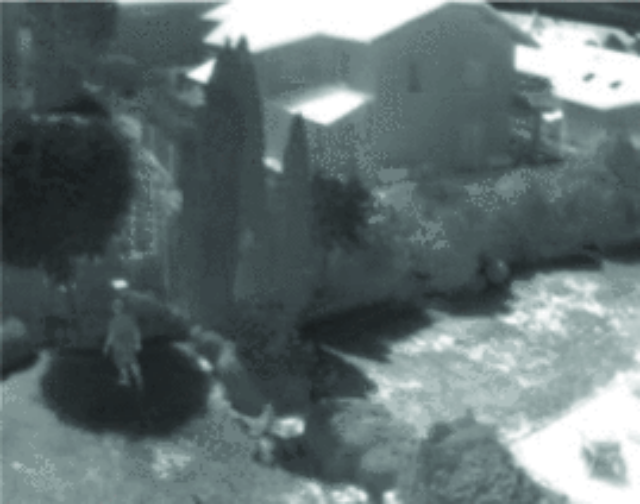
#> input picture Thermal Images/Image 1/thermal_image.jpg, 640 x 504 px, found by its file name
$ python Main_code.py
#> lines starting #> are read from the running program, lines starting #| are printed output that depends on the picture
import cv2
import numpy as np
from scipy.fftpack import fft2, ifft2


def local_logarithmic_transform(image, block_size, overlap):
    result = np.zeros_like(image, dtype=np.float32)

    for i in range(0, image.shape[0] - overlap, block_size - overlap):
        for j in range(0, image.shape[1] - overlap, block_size - overlap):
            block = image[i:i + block_size, j:j + block_size]
            mean_intensity = np.mean(block)
            block_min = np.min(block)
            if block_min < 0:
                block = block - block_min
            epsilon = 1e-8
            block = block + epsilon
            result[i:i + block_size, j:j + block_size] = np.log(1 + block - mean_intensity)

    result = cv2.normalize(result, None, 0, 255, cv2.NORM_MINMAX)
    result = result.astype(np.uint8)

    return result


def histogram_equalization(img):
    equalized_img = cv2.equalizeHist(img)
    return equalized_img


def log_transform(img, eta=1, gamma=1, lmbda=1):
    img_fft = fft2(img)
    phase = np.angle(img_fft)
    log_magnitude = gamma * np.log(eta * np.abs(img_fft) + lmbda)
    transformed_img_fft = np.exp(log_magnitude + 1j * phase)
    result_img = np.abs(ifft2(transformed_img_fft)).astype(np.uint8)

    return result_img


def clane_enhancement(image, block_size, overlap):
    result = np.zeros_like(image, dtype=np.float32)

    for i in range(0, image.shape[0] - overlap, block_size - overlap):
        for j in range(0, image.shape[1] - overlap, block_size - overlap):
            block = image[i:i + block_size, j:j + block_size]
            log_transformed_block = log_transform(block)
            equalized_block = histogram_equalization(log_transformed_block)
            result[i:i + block_size, j:j + block_size] = equalized_block

    result = cv2.normalize(result, None, 0, 255, cv2.NORM_MINMAX)
    result = result.astype(np.uint8)

    return result


def calculate_eme(image):
    k1, k2 = image.shape
    eme = np.max((1 / (k1 * k2)) * np.sum(20 * np.log10(image / np.min(image) + 1e-10)))
    return eme if eme > 0 else 1e-10


def apply_image_enhancement(image, block_size, overlap):
    local_log_transformed_image = local_logarithmic_transform(image, block_size, overlap)

    enhanced_image1 = local_log_transformed_image
    enhanced_image2 = clane_enhancement(image, block_size, overlap)
    enhanced_image3 = clane_enhancement(image, block_size * 2, overlap * 2)
    enhanced_image4 = clane_enhancement(image, block_size * 4, overlap * 4)

    eme1 = calculate_eme(enhanced_image1)
    eme2 = calculate_eme(enhanced_image2)
    eme3 = calculate_eme(enhanced_image3)
    eme4 = calculate_eme(enhanced_image4)

    total_eme = eme1 + eme2 + eme3 + eme4

    if total_eme > 0:
        weight1 = eme1 / total_eme
        weight2 = eme2 / total_eme
        weight3 = eme3 / total_eme
        weight4 = eme4 / total_eme
    else:
        weight1 = weight2 = weight3 = weight4 = 0

    weighted_average_image = (
        enhanced_image1 * weight1 +
        enhanced_image2 * weight2 +
        enhanced_image3 * weight3 +
        enhanced_image4 * weight4
    ).astype(np.uint8)

    return enhanced_image1, enhanced_image2, enhanced_image3, enhanced_image4, weighted_average_image


thermal_image = cv2.imread('thermal_image.jpg', cv2.IMREAD_GRAYSCALE)
#> thermal_image: shape (504, 640); min 28, max 255, mean 108.6

block_size = 8
overlap = 2

enhanced_image1, enhanced_image2, enhanced_image3, enhanced_image4, weighted_average_image = \
    apply_image_enhancement(thermal_image, block_size, overlap)
#> after the loop in local_logarithmic_transform, `for i in range(0, image.shape[0] - overlap, block_size - overlap):`:
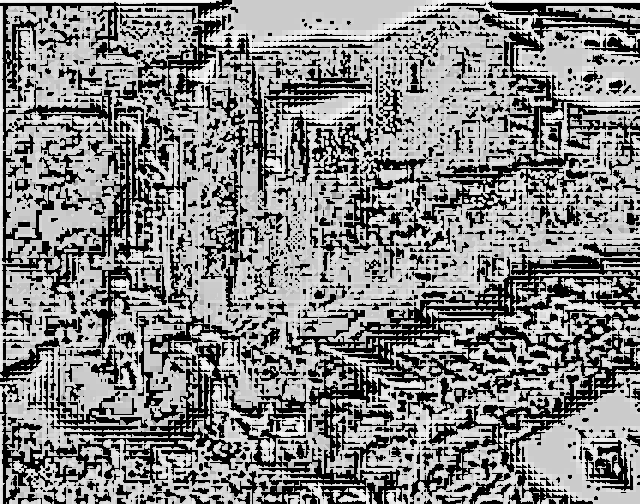
#> result: shape (504, 640) float32; 36.29% of the values are NaN or infinite; the others: min -18.42, max 4.69, mean 0.826; drawn with min black, max white, NaN and infinite black
#> after the loop in clane_enhancement, `for i in range(0, image.shape[0] - overlap, block_size - overlap):`:
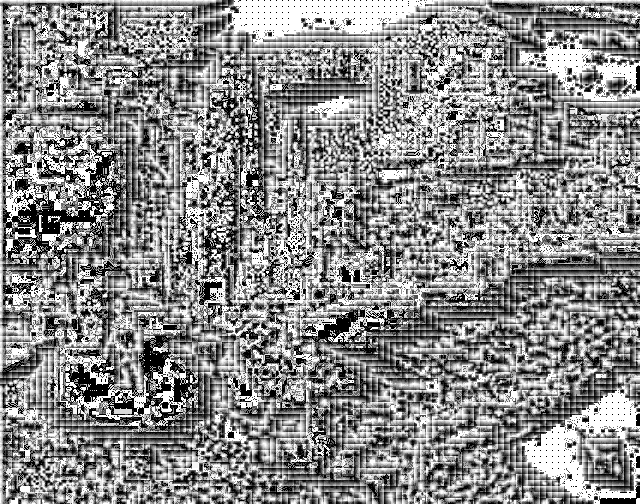
#> result: shape (504, 640) float32; min 0, max 255, mean 138.3
#> call 2 of clane_enhancement, with block_size = 16, overlap = 4
#> after the loop in clane_enhancement (call 2), `for i in range(0, image.shape[0] - overlap, block_size - overlap):`:
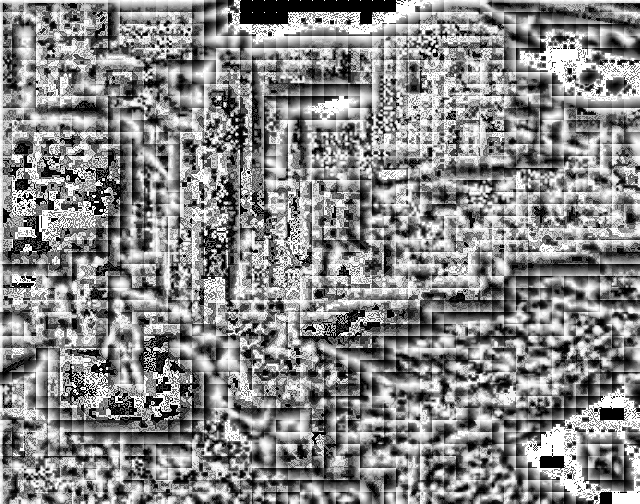
#> result: shape (504, 640) float32; min 0, max 255, mean 136.6
#> call 3 of clane_enhancement, with block_size = 32, overlap = 8
#> the loop in clane_enhancement (call 3), `for i in range(0, image.shape[0] - overlap, block_size - overlap):` made 21 passes
#> pass 1, in log_transform (call 11215), `result_img = np.abs(ifft2(transformed_img_fft)).astype(np.uint8)`:
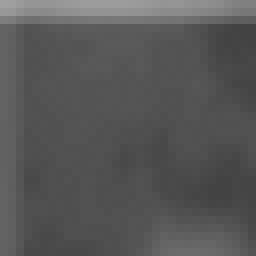
#> result_img: shape (32, 32) (shown 8 times larger); min 67, max 160, mean 86.9
#> pass 1, in histogram_equalization (call 11215), `equalized_img = cv2.equalizeHist(img)`:
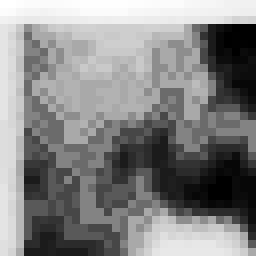
#> equalized_img: shape (32, 32) (shown 8 times larger); min 0, max 255, mean 131.5
#> after the loop in clane_enhancement (call 3), `for i in range(0, image.shape[0] - overlap, block_size - overlap):`:
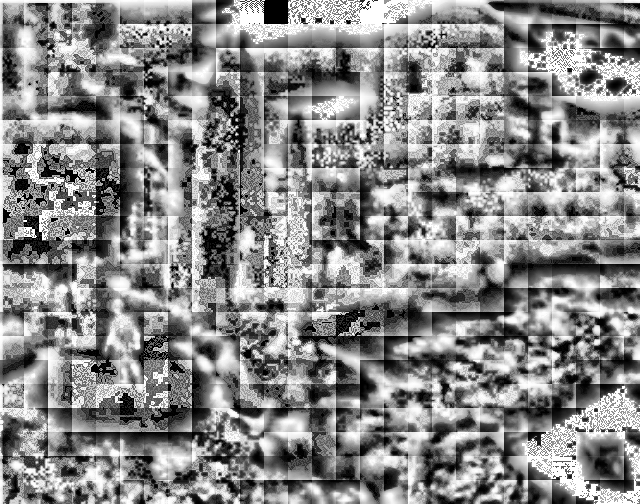
#> result: shape (504, 640) float32; min 0, max 255, mean 136.5
#> in calculate_eme, `eme = np.max((1 / (k1 * k2)) * np.sum(20 * np.log10(image / np.min(ima..`: eme = nan
#> in apply_image_enhancement, `eme1 = calculate_eme(enhanced_image1)`: eme1 = 1e-10
#> in apply_image_enhancement, `total_eme = eme1 + eme2 + eme3 + eme4`: total_eme = 4e-10
#> in apply_image_enhancement, `weight1 = eme1 / total_eme`: weight1 = 0.25
#> in apply_image_enhancement, `weighted_average_image = ( enhanced_image1 * weight1 + enhanced_image2..`:
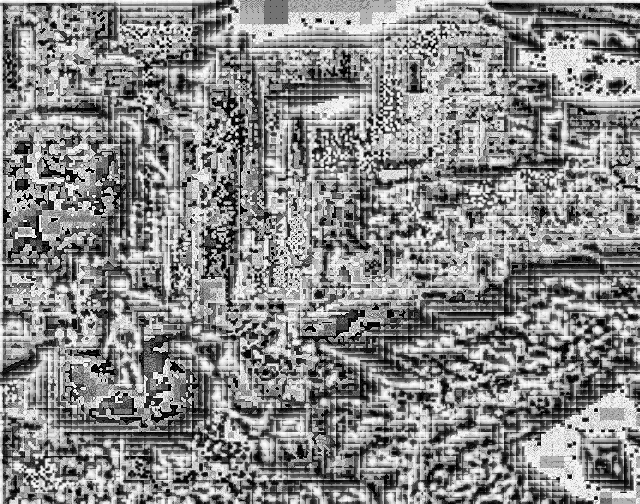
#> weighted_average_image: shape (504, 640); min 0, max 254, mean 136.8

cv2.imshow('Thermal Image', thermal_image)
cv2.imshow('Enhanced Image 1', enhanced_image1)
cv2.imshow('Enhanced Image 2', enhanced_image2)
cv2.imshow('Enhanced Image 3', enhanced_image3)
cv2.imshow('Enhanced Image 4', enhanced_image4)
cv2.imshow('Weighted Average Image', weighted_average_image)

cv2.waitKey(0)
cv2.destroyAllWindows()
